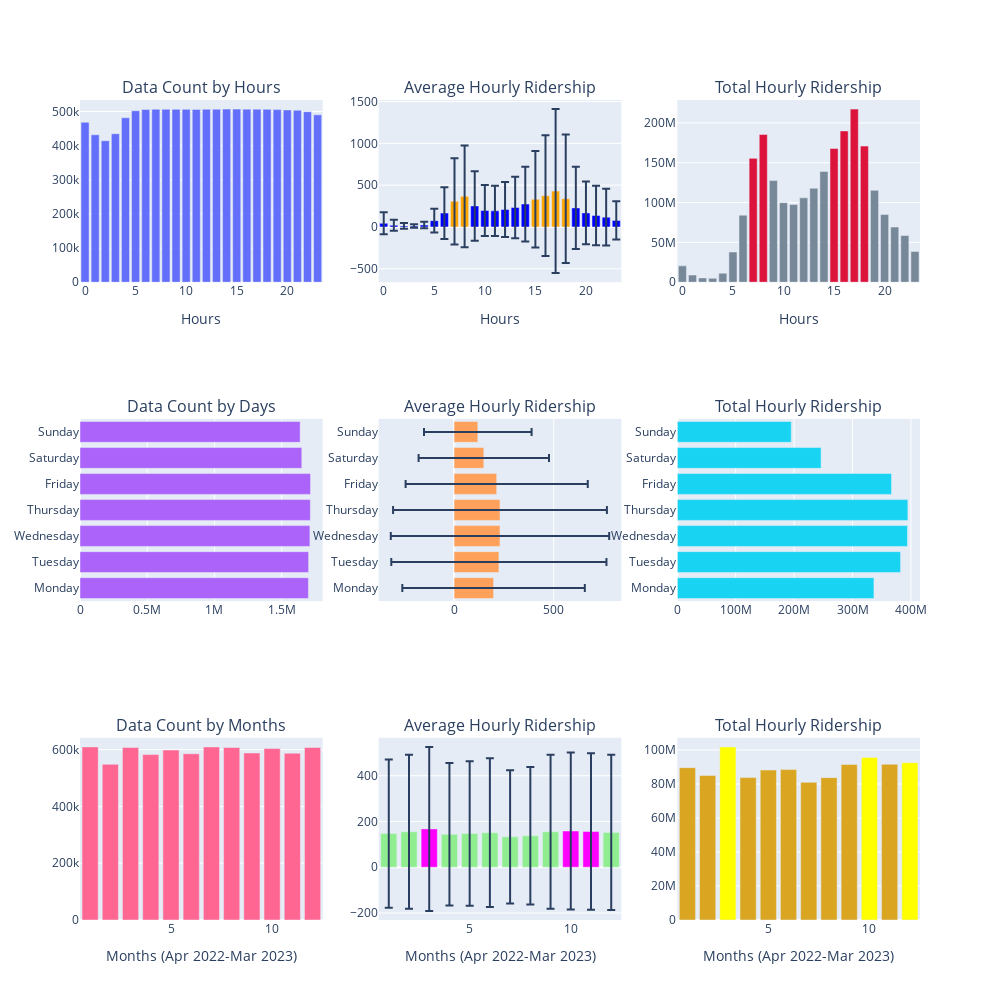

Notebook source saved alongside this figure:
### Code cell
hourly_data_avg_ridership_per_hr=hourly_data.groupby(
    "hour")['ridership'].agg(['mean','std']).reset_index()
avg_ridership_75_quantile=hourly_data_avg_ridership_per_hr["mean"].quantile(0.75)
hourly_data_avg_ridership_per_hr['color']=np.where(hourly_data_avg_ridership_per_hr['mean']>avg_ridership_75_quantile,
                                                  "orange","blue")

hourly_data_total_ridership = hourly_data.groupby(
    "hour")['ridership'].sum().reset_index()
hourly_data_total_ridership.rename(
    columns={'ridership': "total ridership"}, inplace=True)
hourly_data_total_ridership['color']=np.where(
    hourly_data_total_ridership['total ridership']>hourly_data_total_ridership['total ridership'].quantile(0.75),
    'crimson','lightslategray')


hourly_data_avg_ridership_days = hourly_data.groupby(
    "weekdays")['ridership'].agg(['mean','std']).reset_index()
hourly_data_avg_ridership_days['weekdays'] = hourly_data_avg_ridership_days['weekdays'].apply(
    lambda x: calendar.day_name[x])

hourly_data_total_ridership_days = hourly_data.groupby(
    "weekdays")['ridership'].sum().reset_index()
hourly_data_total_ridership_days.rename(
    columns={'ridership': "total ridership"}, inplace=True)
hourly_data_total_ridership_days['weekdays'] = hourly_data_total_ridership_days['weekdays'].apply(
    lambda x: calendar.day_name[x])


datapoints_count_hr=hourly_data.groupby(["hour"]).size().reset_index()
datapoints_count_hr.rename(columns={0:"Data Count"},inplace=True)
datapoints_count_days=hourly_data.groupby("weekdays").size().reset_index()
datapoints_count_days.rename(columns={0:"Data Count"},inplace=True)
datapoints_count_days['weekdays'] = datapoints_count_days['weekdays'].apply(
    lambda x: calendar.day_name[x])

hr_data_1yr=hourly_data[(hourly_data['datetime']>=datetime(2022,4,1)) & (hourly_data['datetime']<datetime(2023,4,1))]
datapoints_count_month=hr_data_1yr.groupby('month').size().reset_index()
datapoints_count_month.rename(columns={0:"Data Count"},inplace=True)
hourly_data_avg_ridership_month=hr_data_1yr.groupby('month')['ridership'].agg(['mean','std']).reset_index()
hourly_data_avg_ridership_month['color']=np.where(
    hourly_data_avg_ridership_month['mean']>hourly_data_avg_ridership_month['mean'].quantile(0.75),
    'magenta','lightgreen')
hourly_data_total_ridership_month=hr_data_1yr.groupby('month')['ridership'].sum().reset_index()
hourly_data_total_ridership_month.rename(
    columns={'ridership': "total ridership"}, inplace=True)
hourly_data_total_ridership_month['color']=np.where(
hourly_data_total_ridership_month['total ridership']>hourly_data_total_ridership_month['total ridership'].quantile(0.75),
'yellow','goldenrod')
fig = make_subplots(
    rows=3, cols=3,
    subplot_titles=("Data Count by Hours","Average Hourly Ridership","Total Hourly Ridership",
                    "Data Count by Days", "Average Hourly Ridership","Total Hourly Ridership",
                   'Data Count by Months',"Average Hourly Ridership","Total Hourly Ridership"))

fig.add_trace(go.Bar(x=datapoints_count_hr['hour'],
                    y=datapoints_count_hr['Data Count'],
                     showlegend=False
                    ),row=1,col=1)
fig.update_xaxes(title_text="Hours",row=1,col=1)

fig.add_trace(go.Bar(x=hourly_data_avg_ridership_per_hr['hour'],
                    y=hourly_data_avg_ridership_per_hr['mean'],
                    error_y=dict(type='data',array=hourly_data_avg_ridership_per_hr['std'].to_list()),
                      marker=dict(color=hourly_data_avg_ridership_per_hr['color']),
                     showlegend=False
                    ),row=1,col=2)
fig.update_xaxes(title_text="Hours",row=1,col=2)

fig.add_trace(go.Bar(x=hourly_data_total_ridership.hour,
                     y=hourly_data_total_ridership["total ridership"],
                    marker=dict(color=hourly_data_total_ridership['color']),
                    showlegend=False),
              row=1, col=3)
fig.update_xaxes(title_text="Hours",row=1,col=3)

fig.add_trace(go.Bar(y=datapoints_count_days.weekdays,
                    x=datapoints_count_days["Data Count"],
                    orientation='h',
                    showlegend=False),
             row=2,col=1)
fig.add_trace(go.Bar(y=hourly_data_avg_ridership_days.weekdays,
                     x=hourly_data_avg_ridership_days["mean"],
                      error_x=dict(type='data',array=hourly_data_avg_ridership_days['std'].to_list()),
                     orientation='h',
                     showlegend=False
                    ),
              row=2, col=2)
# fig.update_yaxes(type='log',row=2,col=1)
fig.add_trace(go.Bar(y=hourly_data_total_ridership_days.weekdays,
                     x=hourly_data_total_ridership_days["total ridership"],
                      orientation='h',
                    showlegend=False),
              row=2, col=3)
fig.add_trace(go.Bar(x=datapoints_count_month.month,
                    y=datapoints_count_month['Data Count'],
                    showlegend=False),
             row=3,col=1)
fig.update_xaxes(title_text="Months (Apr 2022-Mar 2023)",row=3,col=1)
fig.add_trace(go.Bar(x=hourly_data_avg_ridership_month['month'],
                    y=hourly_data_avg_ridership_month['mean'],
                    error_y=dict(type='data',array=hourly_data_avg_ridership_month['std'].to_list()),
                     marker=dict(color=hourly_data_avg_ridership_month['color']),
                     showlegend=False,
                    ),
             row=3,col=2)
fig.update_xaxes(title_text="Months (Apr 2022-Mar 2023)",row=3,col=2)
fig.add_trace(go.Bar(x=hourly_data_total_ridership_month['month'],
                    y=hourly_data_total_ridership_month['total ridership'],
                    showlegend=False,
                    marker=dict(color=hourly_data_total_ridership_month['color'])),
             row=3,col=3)
fig.update_xaxes(title_text="Months (Apr 2022-Mar 2023)",row=3,col=3)
fig.update_layout(height=1000, width=1000)
fig.write_html("visualizations/time_visualizations.html")
fig

### Figure 1 — Plotly figure (JSON) as saved in the notebook; plotly's stock layout.template omitted (floating-point values rounded to 4 significant figures)
{"data": [{"showlegend": false, "type": "bar", "x": [0, 1, 2, 3, 4, 5, 6, 7, 8, 9, 10, 11, 12, 13, 14, 15, 16, 17, 18, 19, 20, 21, 22, 23], "xaxis": "x", "y": [468494, 431758, 414431, 434844, 481640, 502271, 505847, 506667, 506647, 506411, 506306, 506219, 506470, 506721, 507010, 507041, 506954, 506838, 506399, 505677, 504598, 503602, 499406, 490187], "yaxis": "y"}, {"error_y": {"array": [132.0, 64.57, 35.05, 21.77, 39.29, 142.1, 308.5, 516.0, 607.4, 415.3, 305.3, 300.1, 329.7, 367.1, 446.7, 576.0, 721.4, 980.2, 768.2, 491.0, 374.2, 356.0, 338.2, 227.9], "type": "data"}, "marker": {"color": ["blue", "blue", "blue", "blue", "blue", "blue", "blue", "orange", "orange", "blue", "blue", "blue", "blue", "blue", "blue", "orange", "orange", "orange", "orange", "blue", "blue", "blue", "blue", "blue"]}, "showlegend": false, "type": "bar", "x": [0, 1, 2, 3, 4, 5, 6, 7, 8, 9, 10, 11, 12, 13, 14, 15, 16, 17, 18, 19, 20, 21, 22, 23], "xaxis": "x2", "y": [43.92, 20.87, 12.93, 11.28, 23.48, 75.53, 166.4, 306.9, 366.1, 252.0, 197.2, 192.7, 209.2, 232.8, 274.3, 331.3, 374.7, 428.8, 337.5, 228.2, 168.6, 137.6, 117.5, 78.93], "yaxis": "y2"}, {"marker": {"color": ["lightslategray", "lightslategray", "lightslategray", "lightslategray", "lightslategray", "lightslategray", "lightslategray", "crimson", "crimson", "lightslategray", "lightslategray", "lightslategray", "lightslategray", "lightslategray", "lightslategray", "crimson", "crimson", "crimson", "crimson", "lightslategray", "lightslategray", "lightslategray", "lightslategray", "lightslategray"]}, "showlegend": false, "type": "bar", "x": [0, 1, 2, 3, 4, 5, 6, 7, 8, 9, 10, 11, 12, 13, 14, 15, 16, 17, 18, 19, 20, 21, 22, 23], "xaxis": "x3", "y": [20575812, 9008975, 5359460, 4906904, 11307427, 37936959, 84185265, 155510449, 185465443, 127594178, 99848513, 97568728, 105955270, 117985822, 139082680, 168002935, 189931926, 217353326, 170932750, 115381298, 85072666, 69277016, 58667993, 38688023], "yaxis": "y3"}, {"orientation": "h", "showlegend": false, "type": "bar", "x": [1698590, 1700124, 1709661, 1712961, 1714481, 1649374, 1637247], "xaxis": "x4", "y": ["Monday", "Tuesday", "Wednesday", "Thursday", "Friday", "Saturday", "Sunday"], "yaxis": "y4"}, {"error_x": {"array": [457.7, 539.7, 547.8, 536.3, 456.9, 327.2, 269.8], "type": "data"}, "orientation": "h", "showlegend": false, "type": "bar", "x": [198.2, 224.8, 230.5, 230.4, 213.9, 149.2, 119.2], "xaxis": "x5", "y": ["Monday", "Tuesday", "Wednesday", "Thursday", "Friday", "Saturday", "Sunday"], "yaxis": "y5"}, {"orientation": "h", "showlegend": false, "type": "bar", "x": [336612101, 382239331, 394047914, 394729967, 366721443, 246152367, 195096695], "xaxis": "x6", "y": ["Monday", "Tuesday", "Wednesday", "Thursday", "Friday", "Saturday", "Sunday"], "yaxis": "y6"}, {"showlegend": false, "type": "bar", "x": [1, 2, 3, 4, 5, 6, 7, 8, 9, 10, 11, 12], "xaxis": "x7", "y": [609674, 548468, 607381, 582586, 598582, 585405, 609597, 607545, 588243, 603919, 587430, 607803], "yaxis": "y7"}, {"error_y": {"array": [324.4, 336.5, 358.3, 311.3, 315.5, 324.7, 291.3, 300.2, 336.5, 342.7, 341.9, 339.4], "type": "data"}, "marker": {"color": ["lightgreen", "lightgreen", "magenta", "lightgreen", "lightgreen", "lightgreen", "lightgreen", "lightgreen", "lightgreen", "magenta", "magenta", "lightgreen"]}, "showlegend": false, "type": "bar", "x": [1, 2, 3, 4, 5, 6, 7, 8, 9, 10, 11, 12], "xaxis": "x8", "y": [147.0, 155.0, 167.6, 143.8, 147.4, 151.1, 132.8, 137.8, 155.4, 158.4, 156.0, 152.3], "yaxis": "y8"}, {"marker": {"color": ["goldenrod", "goldenrod", "yellow", "goldenrod", "goldenrod", "goldenrod", "goldenrod", "goldenrod", "goldenrod", "yellow", "goldenrod", "yellow"]}, "showlegend": false, "type": "bar", "x": [1, 2, 3, 4, 5, 6, 7, 8, 9, 10, 11, 12], "xaxis": "x9", "y": [89600490, 85023769, 101815262, 83770606, 88205695, 88446874, 80959890, 83729678, 91440890, 95638137, 91628734, 92539869], "yaxis": "y9"}], "layout": {"annotations": [{"font": {"size": 16}, "showarrow": false, "text": "Data Count by Hours", "x": 0.1444, "xanchor": "center", "xref": "paper", "y": 1, "yanchor": "bottom", "yref": "paper"}, {"font": {"size": 16}, "showarrow": false, "text": "Average Hourly Ridership", "x": 0.5, "xanchor": "center", "xref": "paper", "y": 1, "yanchor": "bottom", "yref": "paper"}, {"font": {"size": 16}, "showarrow": false, "text": "Total Hourly Ridership", "x": 0.8556, "xanchor": "center", "xref": "paper", "y": 1, "yanchor": "bottom", "yref": "paper"}, {"font": {"size": 16}, "showarrow": false, "text": "Data Count by Days", "x": 0.1444, "xanchor": "center", "xref": "paper", "y": 0.6111, "yanchor": "bottom", "yref": "paper"}, {"font": {"size": 16}, "showarrow": false, "text": "Average Hourly Ridership", "x": 0.5, "xanchor": "center", "xref": "paper", "y": 0.6111, "yanchor": "bottom", "yref": "paper"}, {"font": {"size": 16}, "showarrow": false, "text": "Total Hourly Ridership", "x": 0.8556, "xanchor": "center", "xref": "paper", "y": 0.6111, "yanchor": "bottom", "yref": "paper"}, {"font": {"size": 16}, "showarrow": false, "text": "Data Count by Months", "x": 0.1444, "xanchor": "center", "xref": "paper", "y": 0.2222, "yanchor": "bottom", "yref": "paper"}, {"font": {"size": 16}, "showarrow": false, "text": "Average Hourly Ridership", "x": 0.5, "xanchor": "center", "xref": "paper", "y": 0.2222, "yanchor": "bottom", "yref": "paper"}, {"font": {"size": 16}, "showarrow": false, "text": "Total Hourly Ridership", "x": 0.8556, "xanchor": "center", "xref": "paper", "y": 0.2222, "yanchor": "bottom", "yref": "paper"}], "height": 1000, "width": 1000, "xaxis": {"anchor": "y", "domain": [0, 0.2889], "title": {"text": "Hours"}}, "xaxis2": {"anchor": "y2", "domain": [0.3556, 0.6444], "title": {"text": "Hours"}}, "xaxis3": {"anchor": "y3", "domain": [0.7111, 1], "title": {"text": "Hours"}}, "xaxis4": {"anchor": "y4", "domain": [0, 0.2889]}, "xaxis5": {"anchor": "y5", "domain": [0.3556, 0.6444]}, "xaxis6": {"anchor": "y6", "domain": [0.7111, 1]}, "xaxis7": {"anchor": "y7", "domain": [0, 0.2889], "title": {"text": "Months (Apr 2022-Mar 2023)"}}, "xaxis8": {"anchor": "y8", "domain": [0.3556, 0.6444], "title": {"text": "Months (Apr 2022-Mar 2023)"}}, "xaxis9": {"anchor": "y9", "domain": [0.7111, 1], "title": {"text": "Months (Apr 2022-Mar 2023)"}}, "yaxis": {"anchor": "x", "domain": [0.7778, 1]}, "yaxis2": {"anchor": "x2", "domain": [0.7778, 1]}, "yaxis3": {"anchor": "x3", "domain": [0.7778, 1]}, "yaxis4": {"anchor": "x4", "domain": [0.3889, 0.6111]}, "yaxis5": {"anchor": "x5", "domain": [0.3889, 0.6111]}, "yaxis6": {"anchor": "x6", "domain": [0.3889, 0.6111]}, "yaxis7": {"anchor": "x7", "domain": [0, 0.2222]}, "yaxis8": {"anchor": "x8", "domain": [0, 0.2222]}, "yaxis9": {"anchor": "x9", "domain": [0, 0.2222]}}}
